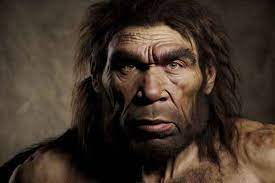
#> input picture week2/images.jpg, 275 x 183 px
$ jupyter execute week4.ipynb
#> lines starting #> are read from the running program, lines starting #| are printed output that depends on the picture; after the words box and inside, x2 and y2 are one past the last pixel; in counts of white or black regions, pixels touching at a corner belong together
[cell 1]
import matplotlib.pyplot as plt
import numpy
import cv2

[cell 2]
foti = cv2.imread("images.jpg")
#> foti is the input picture: shape (183, 275, 3); mean B, G, R 40.8, 50.9, 65
foti_gray = cv2.cvtColor(foti,cv2.COLOR_BGR2GRAY)
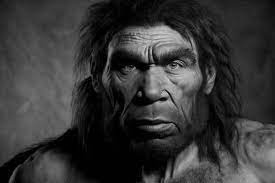
#> foti_gray: shape (183, 275); min 0, max 211, mean 54
foti.shape
foti_gray.shape
#> Out = (183, 275)

[cell 3]
plt.imshow(foti,cmap= "gray")
plt.axis("off")

## adaptif esitleme islemleri

[cell 4]
"""
ADAPTIVE THRESH MEAN C = Adaptif esikleme yontemi turu
THRESH_BINARY =  ADaptif esikleme isleminde kullanilacak normal(baz alinacak) esikleme turu
255 = En buyuk piksel degeri (esiklemeden sonra verilecek en buyuk piksel degeri)
11 = blok buyuklugu (11 satir , 11 sutunluk) bir matris ile goruntu parcalara ayyrilacak ve her parca icerisinde lokal esikleme yapacak
8 = lokal esiklemeden sonra piksel degerinin cikarilacagi sayi
"""

my_adaptive_binary_img = cv2.adaptiveThreshold(foti_gray,255,
                                              cv2.ADAPTIVE_THRESH_MEAN_C,cv2.THRESH_BINARY,11,8)
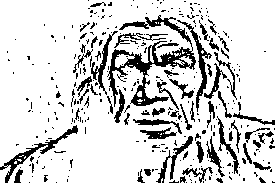
#> my_adaptive_binary_img: shape (183, 275); 83% white; 331 black regions (267 under 20 px), largest, box (x1, y1, x2, y2) and area: (107, 15, 196, 107) 1889, (0, 125, 78, 183) 542, (177, 20, 212, 112) 443

[cell 5]
fig = plt.figure(figsize=(10, 7))
rows = 1
columns = 2

fig.add_subplot(rows,columns,1)
plt.title("main")
plt.imshow(foti_gray,cmap = "gray")
plt.axis("off")


fig.add_subplot(rows,columns,2)
plt.title("adaptive binary")
plt.imshow(my_adaptive_binary_img,cmap = "gray")
plt.axis("off")
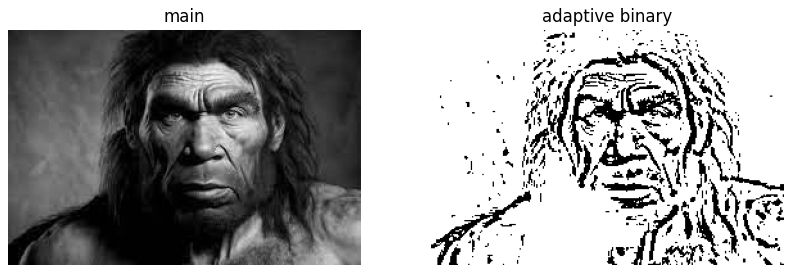
#> figure drawn by matplotlib, 2 panels

[cell 6]
my_adaptive_binary_inv_img = cv2.adaptiveThreshold(foti_gray,255,
                                              cv2.ADAPTIVE_THRESH_MEAN_C,cv2.THRESH_BINARY_INV,11,8)

[cell 7]
fig = plt.figure(figsize=(10, 7))
rows = 1
columns = 3

fig.add_subplot(rows,columns,1)
plt.title("main")
plt.imshow(foti_gray,cmap = "gray")
plt.axis("off")


fig.add_subplot(rows,columns,2)
plt.title("adaptive binary")
plt.imshow(my_adaptive_binary_img,cmap = "gray")
plt.axis("off")


fig.add_subplot(rows,columns,3)
plt.title("adaptive binary")
plt.imshow(my_adaptive_binary_inv_img,cmap = "gray")
plt.axis("off")
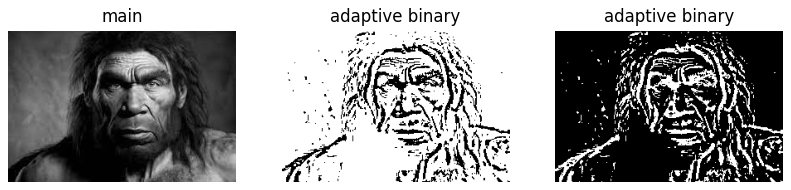
#> figure drawn by matplotlib, 3 panels

[cell 8]
my_adaptive_gauss_binary_img = cv2.adaptiveThreshold(foti_gray,255,
                                              cv2.ADAPTIVE_THRESH_GAUSSIAN_C,cv2.THRESH_BINARY,11,8)
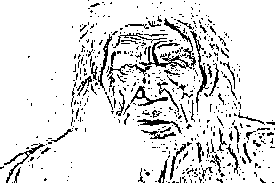
#> my_adaptive_gauss_binary_img: shape (183, 275); 88.6% white; black in thin lines or dots

[cell 9]
fig = plt.figure(figsize=(10, 7))
rows = 1
columns = 3

fig.add_subplot(rows,columns,1)
plt.title("main")
plt.imshow(foti_gray,cmap = "gray")
plt.axis("off")


fig.add_subplot(rows,columns,2)
plt.title("adaptive binary")
plt.imshow(my_adaptive_binary_img,cmap = "gray")
plt.axis("off")


fig.add_subplot(rows,columns,3)
plt.title("gauss binary")
plt.imshow(my_adaptive_gauss_binary_img,cmap = "gray")
plt.axis("off")

$ run again, with week2/nebula.jpg copied over week2/images.jpg
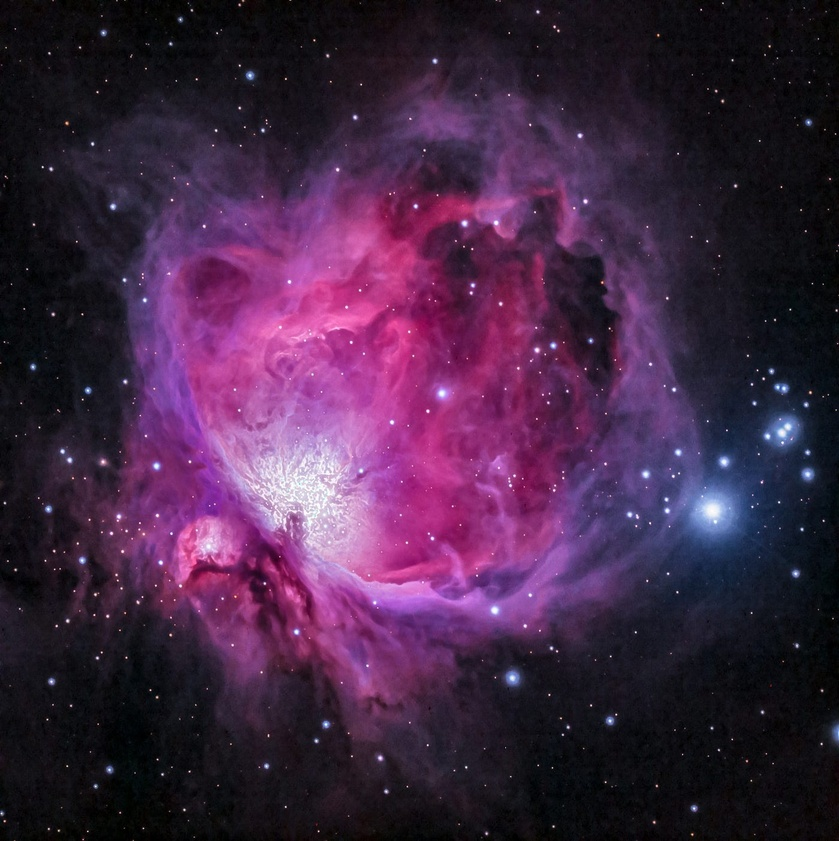
#> input picture week2/nebula.jpg, 839 x 841 px, shrunk from 1400 x 1403 before the run
#> foti is the input picture: shape (841, 839, 3); mean B, G, R 67.2, 37.3, 65.8
#> `my_adaptive_binary_img = cv2.adaptiveThreshold(foti_gray,255, cv2.ADAP..`:
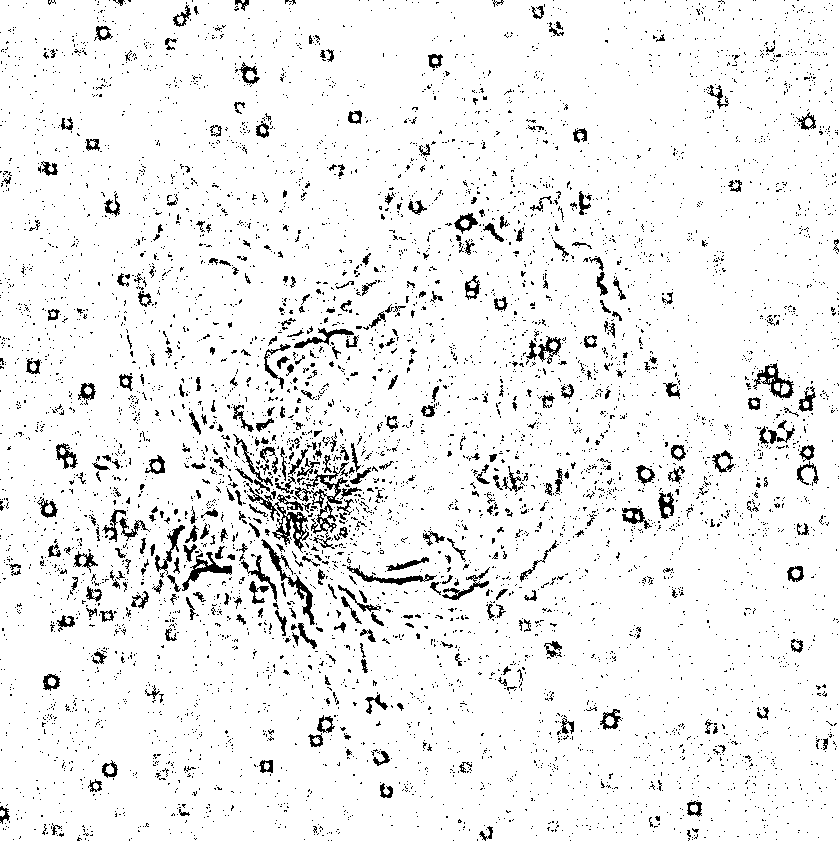
#> my_adaptive_binary_img: shape (841, 839); 93.7% white; black in thin lines or dots
#> my_adaptive_binary_inv_img: shape (841, 839); 6.3% white in thin lines or dots
#> `my_adaptive_gauss_binary_img = cv2.adaptiveThreshold(foti_gray,255, cv..`:
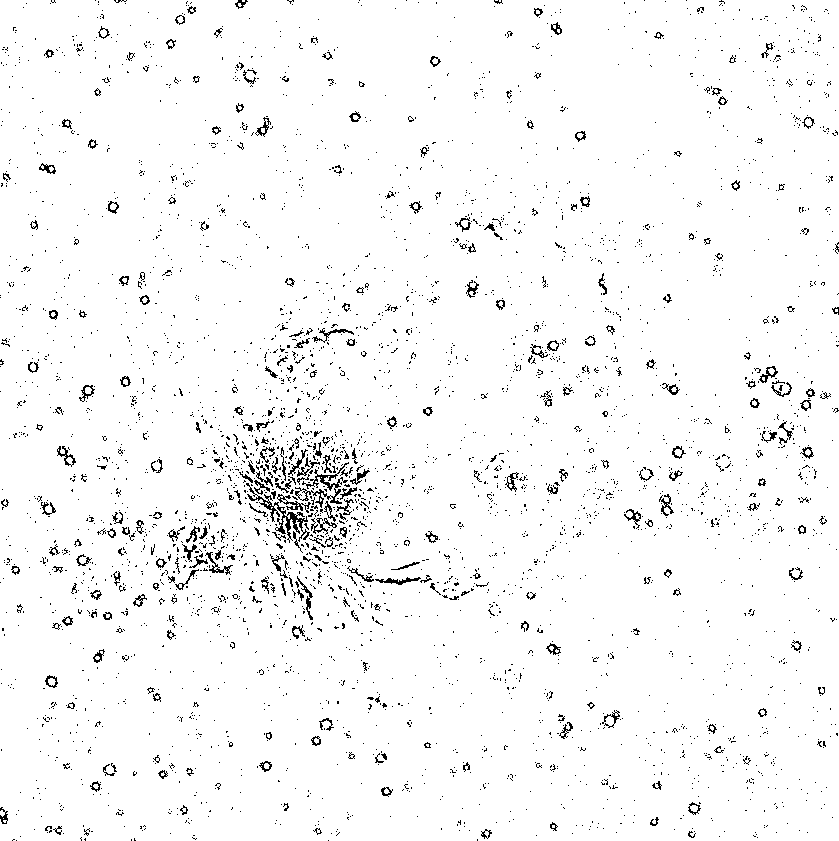
#> my_adaptive_gauss_binary_img: shape (841, 839); 96.8% white; black in thin lines or dots
